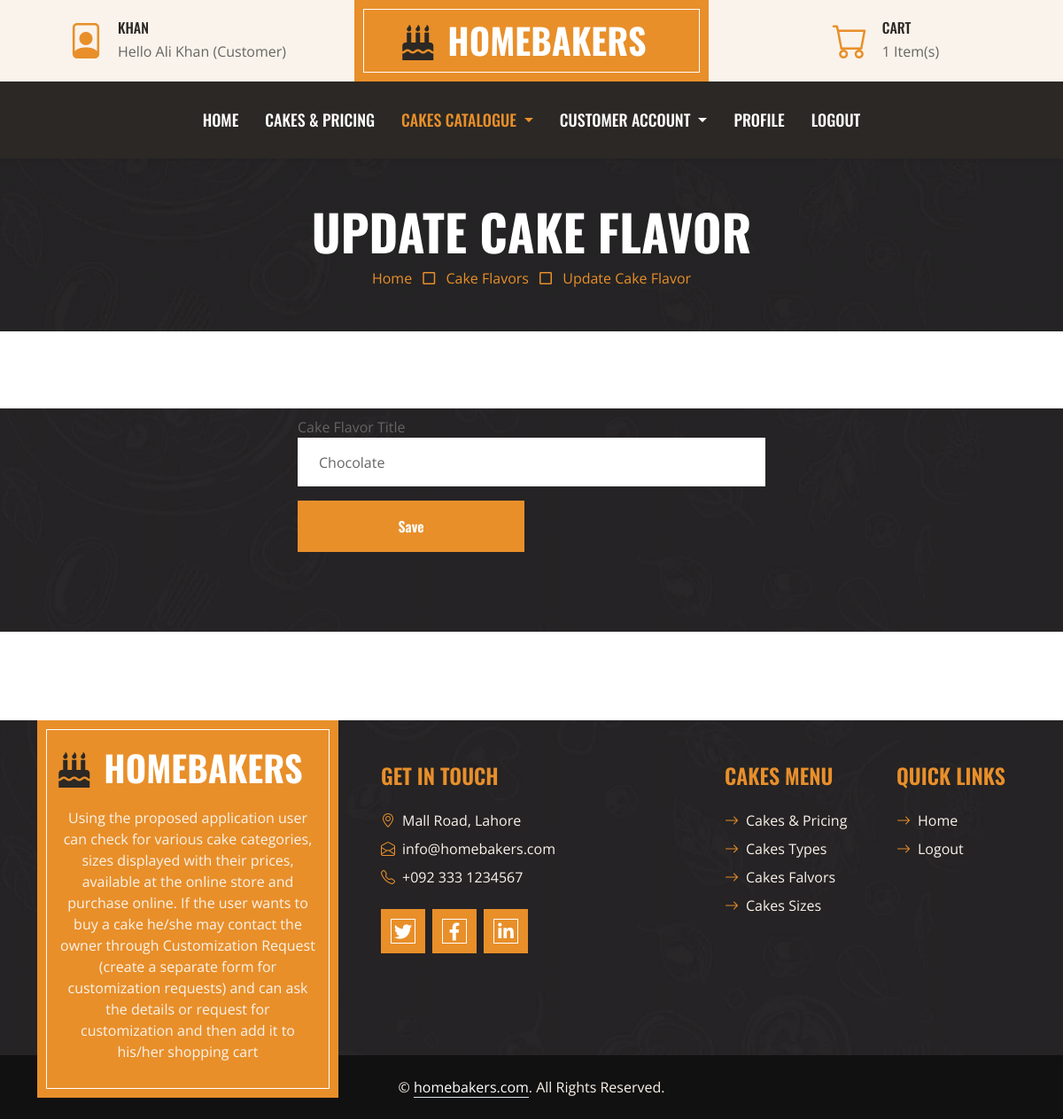
/update-flavor/1 (signed in), run on the app's committed database.
### homebaker/models.py (models this page shows, shortened)
class Users(db.Model,UserMixin):
        id=db.Column(db.Integer, primary_key=True)
        loginid = db.Column(db.String(200),unique=True,nullable=False)
        password = db.Column(db.String(255),nullable=False)
        name = db.Column(db.String(100),nullable=False)
        contact = db.Column(db.String(20),nullable=False)
        email = db.Column(db.String(200),nullable=False)
        address = db.Column(db.String(255),nullable=True)
        utype = db.Column(db.String(15),nullable=True, default='Customer')
        status = db.Column(db.String(15),nullable=True, default='Active')
        photo = db.Column(db.String(100),nullable=True, default='user.png')
        date_created = db.Column(db.DateTime, default=datetime.utcnow)
        cart=db.relationship('Carts',backref=db.backref('usercart')) # PK -> FK (Cart)
        order=db.relationship('Orders',backref=db.backref('userorder')) # PK -> FK (Order)
        item=db.relationship('Items',backref=db.backref('useritem')) # PK -> FK (Item)

class Flavors(db.Model):
        id=db.Column(db.Integer, primary_key=True)
        title = db.Column(db.String(50),nullable=False)
        date_created = db.Column(db.DateTime, default=datetime.utcnow)

### homebaker/routes.py (the view)
@app.route('/update-flavor/<int:id>', methods=['GET','POST'])
@login_required
def update_flavor(id):
    userId=0
    cCount=0
    if current_user.is_authenticated:
        userId=format(current_user.id)
        carts=Carts.query.filter_by(customer_id=userId).all();
        for c in carts:
            cCount = cCount + c.qty
    page ='Cake Flavors'
    sub_page='Update Cake Flavor'
    pgTitle=title+' | '+page
    record = Flavors.query.get_or_404(id)
    form = CakeFlavorForm()
    if form.validate_on_submit():
        record.title=form.title.data
        db.session.commit()
        flash(f'Cake Flavor Record updated with title {form.title.data}',category='success')
        return redirect(url_for('flavors'))
    return render_template("flavor-form.html",form=form,record=record, page= page, sub_page=sub_page,pgTitle=pgTitle,cCount=cCount)

### homebaker/forms.py
class CakeFlavorForm(FlaskForm):
    title = StringField(label="Cake Flavor Title  ",validators=[DataRequired(),Length(min=4,max=50)])
    submit = SubmitField("Save")

### homebaker/routes.py (called while the page is built)
@login_manager.user_loader
def load_user(user_id):
    return Users.query.get(int(user_id))

### homebaker/templates/flavor-form.html (shortened to what this page needs)
{% extends 'base.html' %}
{% block body %}
<div class="container-fluid bg-dark bg-img p-5">
    <div class="row">
        <div class="col-12 text-center">
            <h1 class="display-4 text-uppercase text-white">{% if sub_page %} {{sub_page}} {% else %} PAGE {% endif %}</h1>
            <a href="{{url_for('index')}}">Home</a>
            <i class="far fa-square text-primary px-2"></i>
            <a href="{{url_for('flavors')}}">{% if page %} {{page}} {% else %} Page {% endif %}</a>
            <i class="far fa-square text-primary px-2"></i>
            <a href="javascript:void(0)">{% if sub_page %} {{sub_page}} {% else %} Add {% endif %}</a>
        </div>
    </div>
</div>
<div class="container-fluid contact position-relative px-5" style="margin-bottom: 190px;">
    <div class="container">
        <div class="row g-5 p-5">
        </div>
        <div class="row justify-content-center">
            <div class="col-lg-6 mt-5">
                <form method="post" action="">
                    <div class="row g-3">
                        <div class="col-sm-12">
                            {{form.title.label()}}
                            {{form.title(class="form-control bg-light border-0 px-4", placeholder=form.title.label.text, value=record.title if record else '', style="height: 55px;")}}
                        </div>
                        <div class="col-sm-6">
                            {{form.submit(class="btn btn-primary border-inner w-100 py-3")}}
                        </div>
                    </div>
                </form>
            </div>
        </div>
    </div>
</div>
{% endblock %}

### homebaker/templates/base.html (shortened to what this page needs)
<!DOCTYPE html>
<html lang="en">
<head>
    <link href="https://cdnjs.cloudflare.com/ajax/libs/font-awesome/5.10.0/css/all.min.css" rel="stylesheet">
    <link href="https://cdn.jsdelivr.net/npm/bootstrap-icons@1.4.1/font/bootstrap-icons.css" rel="stylesheet">
    <link href="{{ url_for('static',filename='lib/owlcarousel/assets/owl.carousel.min.css') }}" rel="stylesheet">
    <link href="{{ url_for('static',filename='css/bootstrap.min.css') }}" rel="stylesheet">
    <link href="{{ url_for('static',filename='css/style.css') }}" rel="stylesheet">
</head>
<body>
        <div class="container-fluid px-0 d-none d-lg-block">
            <div class="row gx-0">
                <div class="col-lg-4 text-center bg-secondary py-3">
                    <div class="d-inline-flex align-items-center justify-content-center">
                        <i class="bi bi-file-person fs-1 text-primary me-3"></i>
                        <div class="text-start">
                            <h6 class="text-uppercase mb-1">{{ current_user.loginid if current_user.is_authenticated else 'Guest'}}</h6>
                            <span>Hello {{ current_user.name if current_user.is_authenticated else 'Guest'}} ({{ current_user.utype if current_user.is_authenticated else 'Guest'}})</span>
                        </div>
                    </div>
                </div>
                <div class="col-lg-4 text-center bg-primary border-inner py-3">
                    <div class="d-inline-flex align-items-center justify-content-center">
                        <a href="{{url_for('index')}}" class="navbar-brand">
                            <h1 class="m-0 text-uppercase text-white"><i class="fa fa-birthday-cake fs-1 text-dark me-3"></i>HomeBakers</h1>
                        </a>
                    </div>
                </div>
                <div class="col-lg-4 text-center bg-secondary py-3">
                    <div class="d-inline-flex align-items-center justify-content-center">
                        <i class="bi bi-cart fs-1 text-primary me-3"></i>
                        <div class="text-start">
                            <h6 class="text-uppercase mb-1">Cart</h6>
                            <span>{{cCount}} Item(s)</span>
                        </div>
                    </div>
                </div>
            </div>
        </div>
    <nav class="navbar navbar-expand-lg bg-dark navbar-dark shadow-sm py-3 py-lg-0 px-3 px-lg-0">
        <div class="collapse navbar-collapse" id="navbarCollapse">
            <div class="navbar-nav ms-auto mx-lg-auto py-0">
                <a href="{{url_for('index')}}" class="nav-item nav-link {% if page == 'Home' %} active {% endif %}">Home</a>
                {% if current_user.is_authenticated %}
                {% if current_user.utype != 'Admin' %}
                <a href="{{url_for('cakes')}}" class="nav-item nav-link {% if page == 'Cakes' %} active {% endif %}">Cakes & Pricing</a>
                {% endif %}
                {% endif %}
                <div class="nav-item dropdown">
                    <a href="#" class="nav-link dropdown-toggle {% if page == 'Cake Types' or page == 'Cake Sizes'  or page == 'Customization'  or page == 'Cake Flavors'  or sub_page == 'Customer Orders'  or sub_page == 'Our Cakes' %} active {% endif %}" data-bs-toggle="dropdown">Cakes Catalogue </a>
                </div>
                {% if current_user.is_authenticated %}
                 {% if current_user.utype == 'Customer' %}
                <div class="nav-item dropdown">
                    <a href="#" class="nav-link dropdown-toggle  {% if page == 'Cart' or page == 'Orders'  %} active {% endif %}" data-bs-toggle="dropdown">Customer Account </a>
                </div>
                {% endif %}
                {% endif %}
                {% if current_user.is_authenticated %}
				<a href="{{url_for('profile')}}" class="nav-item nav-link {% if page == 'Profile' %} active {% endif %}">Profile</a>
				<a href="{{url_for('logout')}}" class="nav-item nav-link">Logout</a>
                {% else %}
				<a href="{{url_for('login')}}" class="nav-item nav-link {% if page == 'Login' %} active {% endif %}">Sign In</a>
				<a href="{{url_for('register')}}" class="nav-item nav-link {% if page == 'Register' %} active {% endif %}">Register</a>
                {% endif %}
            </div>
        </div>
    </nav>
    {% block body %}
    {% endblock %}
        <div class="container-fluid bg-img text-secondary" style="margin-top: 90px">
            <div class="container">
                <div class="row gx-5">
                    <div class="col-lg-4 col-md-6 mb-lg-n5">
                        <div class="d-flex flex-column align-items-center justify-content-center text-center h-100 bg-primary border-inner p-4">
                            <a href="{{url_for('index')}}" class="navbar-brand">
                                <h1 class="m-0 text-uppercase text-white"><i class="fa fa-birthday-cake fs-1 text-dark me-3"></i>HomeBakers</h1>
                            </a>
                            <p class="mt-3">
                            Using the proposed application user can check for various cake categories, sizes displayed with their prices, available at the online store and purchase online. If the user wants to buy a cake he/she may contact the owner through Customization Request (create a separate form for customization requests) and can ask the details or request for customization and then add it to his/her shopping cart
                            </p>
                        </div>
                    </div>
                    <div class="col-lg-8 col-md-6">
                        <div class="row gx-5">
                            <div class="col-lg-6 col-md-6 pt-5 mb-5">
                                <h4 class="text-primary text-uppercase mb-4">Get In Touch</h4>
                                <div class="d-flex mb-2">
                                    <i class="bi bi-geo-alt text-primary me-2"></i>
                                    <p class="mb-0">Mall Road, Lahore</p>
                                </div>
                                <div class="d-flex mb-2">
                                    <i class="bi bi-envelope-open text-primary me-2"></i>
                                    <p class="mb-0">info@homebakers.com</p>
                                </div>
                                <div class="d-flex mb-2">
                                    <i class="bi bi-telephone text-primary me-2"></i>
                                    <p class="mb-0">+092 333 1234567</p>
                                </div>
                                <div class="d-flex mt-4">
                                    <a class="btn btn-lg btn-primary btn-lg-square border-inner rounded-0 me-2" href="#"><i class="fab fa-twitter fw-normal"></i></a>
                                    <a class="btn btn-lg btn-primary btn-lg-square border-inner rounded-0 me-2" href="#"><i class="fab fa-facebook-f fw-normal"></i></a>
                                    <a class="btn btn-lg btn-primary btn-lg-square border-inner rounded-0 me-2" href="#"><i class="fab fa-linkedin-in fw-normal"></i></a>
                                </div>
                            </div>
                            <div class="col-lg-3 col-md-3 pt-0 pt-lg-5 mb-5">
                                <h4 class="text-primary text-uppercase mb-4">Cakes Menu</h4>
                                <div class="d-flex flex-column justify-content-start">
                                    <a class="text-secondary mb-2" href="{{url_for('cakes')}}"><i class="bi bi-arrow-right text-primary me-2"></i>Cakes & Pricing</a>
                                    <a class="text-secondary mb-2" href="{{url_for('types')}}"><i class="bi bi-arrow-right text-primary me-2"></i>Cakes Types</a>
                                    <a class="text-secondary mb-2" href="{{url_for('flavors')}}"><i class="bi bi-arrow-right text-primary me-2"></i>Cakes Falvors</a>
                                    <a class="text-secondary mb-2" href="{{url_for('sizes')}}"><i class="bi bi-arrow-right text-primary me-2"></i>Cakes Sizes</a>
                                </div>
                            </div>
                            <div class="col-lg-3 col-md-3 pt-0 pt-lg-5 mb-5">
                                <h4 class="text-primary text-uppercase mb-4">Quick Links</h4>
                                <div class="d-flex flex-column justify-content-start">
                                    <a class="text-secondary mb-2" href="{{url_for('index')}}"><i class="bi bi-arrow-right text-primary me-2"></i>Home</a>
                                    {% if current_user.is_authenticated %}
                                    <a class="text-secondary" href="{{url_for('logout')}}"><i class="bi bi-arrow-right text-primary me-2"></i>Logout</a>
                                    {% else %}
                                    <a class="text-secondary mb-2" href="{{url_for('login')}}"><i class="bi bi-arrow-right text-primary me-2"></i>Sign In</a>
                                    <a class="text-secondary" href="{{url_for('register')}}"><i class="bi bi-arrow-right text-primary me-2"></i>Register</a>
                                    {% endif %}
                                </div>
                            </div>
                        </div>
                    </div>
                </div>
            </div>
        </div>
        <div class="container-fluid text-secondary py-4" style="background: #111111;">
            <div class="container text-center">
                <p class="mb-0">&copy; <a class="text-white border-bottom" href="{{url_for('index')}}">homebakers.com</a>. All Rights Reserved.</p>
            </div>
        </div>
</body>
</html>

### homebaker/static/css/style.css (style rules this page uses)
:root { --primary: #E88F2A; --secondary: #FAF3EB; --light: #FFFFFF; --dark: #2B2825; }
h1, h2, .font-weight-bold { font-weight: 700 !important; }
h3, h4, .font-weight-semi-bold { font-weight: 600 !important; }
h5, h6, .font-weight-medium { font-weight: 500 !important; }
.btn { font-family: 'Oswald', sans-serif; font-weight: 600; transition: .5s; }
.btn-primary { color: #FFFFFF; }
.border-inner { position: relative; }
.border-inner * { position: relative; z-index: 1; }
.border-inner::before { position: absolute; content: ""; top: 10px; right: 10px; bottom: 10px; left: 10px; background: none; border: 1px solid var(--light); z-index: 0; }
.btn-lg-square { width: 50px; height: 50px; }
.btn-square, .btn-sm-square, .btn-lg-square { padding-left: 0; padding-right: 0; text-align: center; }
.navbar-dark .navbar-nav .nav-link { font-family: 'Oswald', sans-serif; padding: 30px 15px; font-size: 18px; font-weight: 500; text-transform: uppercase; color: var(--light); outline: none; transition: .5s; }
.navbar-dark .navbar-nav .nav-link:hover, .navbar-dark .navbar-nav .nav-link.active { color: var(--primary); }
.service::after, .contact::after { position: absolute; content: ""; width: 100%; height: calc(100% - 45px); top: 135px; left: 0; background: linear-gradient(rgba(43, 40, 37, .9), rgba(43, 40, 37, .9)), url(../img/service.jpg) center center no-repeat; background-size: cover; z-index: -1; }
.contact::after { background: linear-gradient(rgba(43, 40, 37, .5), rgba(43, 40, 37, .5)), url(../img/bg.jpg) center center no-repeat; background-size: cover; }
.bg-img { background: linear-gradient(rgba(43, 40, 37, .5), rgba(43, 40, 37, .5)), url(../img/bg.jpg) center center no-repeat; background-size: cover; }

### data on the page
Users: loginid "KHAN", name "Ali Khan", utype "Customer"
Flavors: title "Chocolate"

### other printed values
{{ cCount }} "1"
{{ sub_page }} "UPDATE CAKE FLAVOR"
{{ page }} "Cake Flavors"
{{ sub_page }} "Update Cake Flavor"
